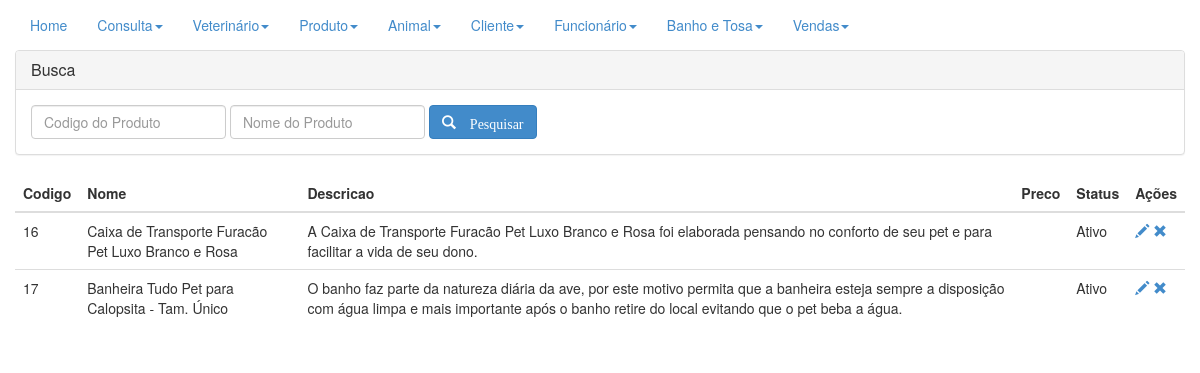
/sourcecode/conProduto.php (signed in), run on an earlier commit of the app's database.
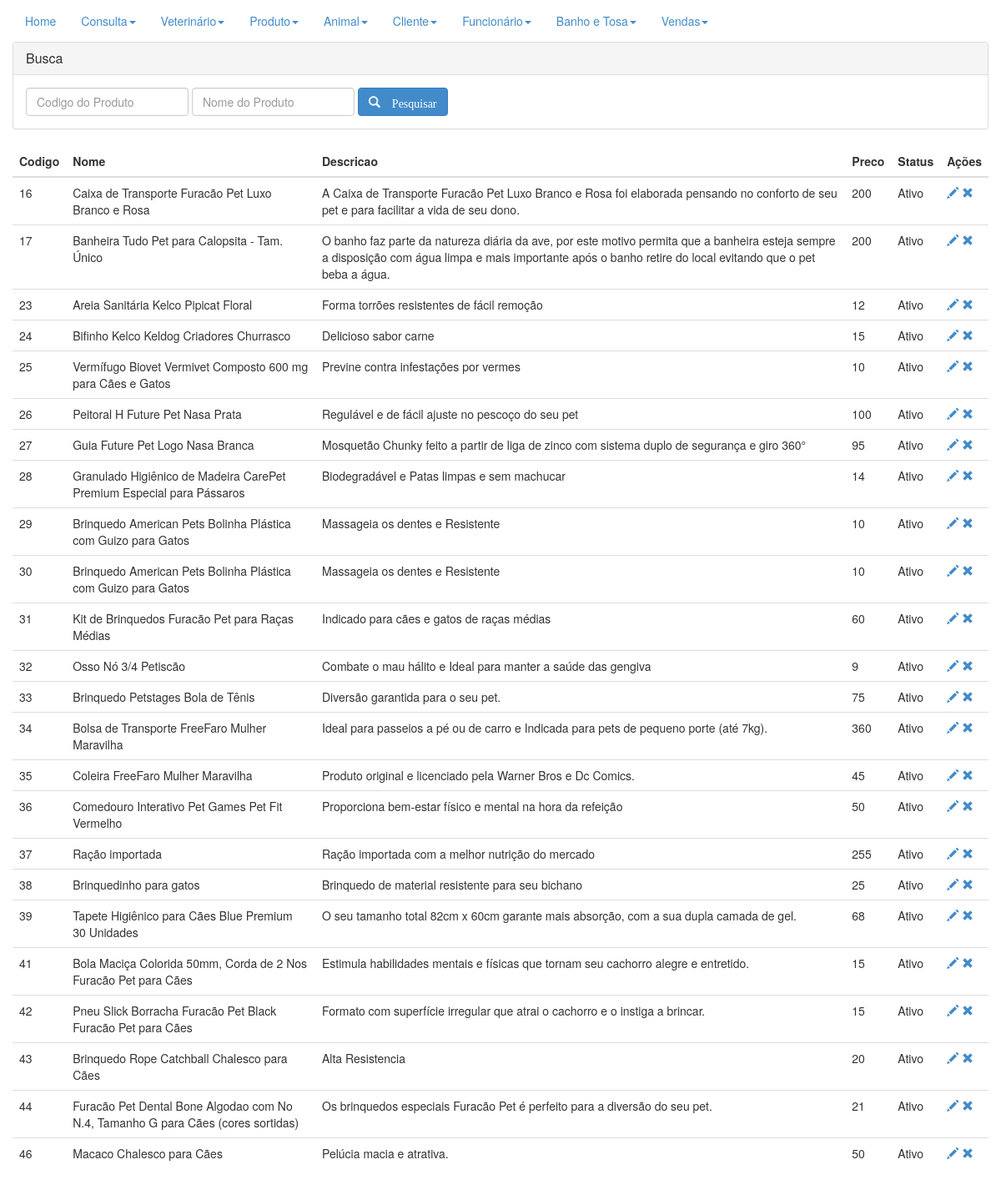
And on a later commit of the database.
### tables this page shows
CREATE TABLE `produto` (
  `codigo_prod` int(11) NOT NULL,
  `nome` varchar(250) NOT NULL,
  `descr` varchar(250) DEFAULT NULL,
  `status` binary(1) DEFAULT '0',
  `preco` float DEFAULT NULL
);

### sourcecode/conProduto.php (the view, shortened to what this page needs)
<!DOCTYPE html>
<html lang="pt_BR">
<head>
  <link rel="stylesheet" type="text/css" href="../CSS/bootstrap.css">
</head>
<body>
<div class="navbar-collapse collapse">
      <ul class="nav navbar-nav navbar-left">
        <li class="active"><a href="home.php">Home</a></li>
        <li class="dropdown ">
          <a href="#" class="dropdown-toggle" data-toggle="dropdown">Consulta<b class="caret"></b></a>
        </li>
        <li class="dropdown ">
          <a href="#" class="dropdown-toggle" data-toggle="dropdown">Veterinário<b class="caret"></b></a>
        </li>
        <li class="dropdown ">
          <a href="#" class="dropdown-toggle" data-toggle="dropdown">Produto<b class="caret"></b></a>
        </li>
        <li class="dropdown">
          <a href="#" class="dropdown-toggle" data-toggle="dropdown">Animal<b class="caret"></b></a>
        </li>
        <li class="dropdown">
          <a href="#" class="dropdown-toggle" data-toggle="dropdown">Cliente<b class="caret"></b></a>
        </li>
        <li class="dropdown">
          <a href="#" class="dropdown-toggle" data-toggle="dropdown">Funcionário<b class="caret"></b></a>
        </li>
        <li class="dropdown">
          <a href="#" class="dropdown-toggle" data-toggle="dropdown">Banho e Tosa<b class="caret"></b></a>
        </li>
        <li class="dropdown">
          <a href="#" class="dropdown-toggle" data-toggle="dropdown">Vendas<b class="caret"></b></a>
        </li>
      </ul>
    </div>
  <div class="container">
    <div class="row">
      <div class="panel-group" id="accordion">
        <div class="panel panel-default">
          <div class="panel-heading">
            <h4 class="panel-title">
              <a data-toggle="collapse" data-parent="#accordion" href="#collapseOne">Busca</a>
            </h4>
          </div>
          <div id="collapseOne" class="panel-collapse collapse in">
            <div class="panel-body">
              <form class="form-inline" method="POST" action="">
                <fieldset>
                  <div class="form-group">
                    <input type="number" class="form-control" name="ibcod" placeholder="Codigo do Produto">
                  </div>
                  <div class="form-group">
                    <input type="text" class="form-control" name="ibnome" placeholder="Nome do Produto">
                  </div>
                  <div class="form-group">
                    <button type="submit" class="btn btn-primary" name="btnPesq">
                      <i class="glyphicon glyphicon-search"> Pesquisar </i>
                    </button>
                  </div>
                </fieldset>
              </form>
            </div>
          </div>
        </div>
      </div>
      <table cellpadding="0" cellspacing="0" class="table">
        <thead>
          <th>Codigo</th>
          <th>Nome</th>
          <th>Descricao</th>
          <th>Preco</th>
          <th>Status</th>
          <th>Ações</th>
        </thead>
        <tbody>
          <?php
					$link = conectar();
					$condicao = "";
					$sql = "SELECT * FROM produto " . $condicao;
					$res = mysqli_query($link,$sql);
					while ($dados = mysqli_fetch_array($res)){
						echo "<tr>";
						echo "<td>".$dados['codigo_prod']."</td>";
						echo "<td>".$dados['nome']."</td>";
						echo "<td>".$dados['descr']."</td>";
						echo "<td>".$dados['preco']."</td>";
						if($dados['status']==1){
							echo "<td><spam>Ativo</spam></td>";
						}else{
							echo "<td><spam>Desativado</spam></td>";
						}
						$id = base64_encode($dados['codigo_prod']);
						echo "<td><a href='frmProduto.php?tela=editar&id=".$id."' title='Editar Produto'> <spam class='glyphicon glyphicon-pencil'> </spam> </a>";
						echo "<a href='frmProduto.php?tela=excluir&id=".$id."' title='Excluir Produto'> <spam class='glyphicon glyphicon-remove'> </spam> </a>";
						echo "</td>";
						echo "</tr>";
					}
					?>
        </tbody>
      </table>
    </div>
  </div>
</body>
</html>

What changed in the data, as far as the page shows it:
changed produto "Caixa de Transporte Furacão Pet Luxo Branco e Rosa": preco (not shown) → "200"
changed produto "Banheira Tudo Pet para Calopsita - Tam. Único": preco (not shown) → "200"
added produto: codigo_prod "23", nome "Areia Sanitária Kelco Pipicat Floral", descr "Forma torrões resistentes de fácil remoção", preco "12", status "Ativo"
added produto: codigo_prod "24", nome "Bifinho Kelco Keldog Criadores Churrasco", descr "Delicioso sabor carne", preco "15", status "Ativo"
added produto: codigo_prod "25", nome "Vermífugo Biovet Vermivet Composto 600 mg para Cães e Gatos", descr "Previne contra infestações por vermes", preco "10", status "Ativo"
added produto: codigo_prod "26", nome "Peitoral H Future Pet Nasa Prata", descr "Regulável e de fácil ajuste no pescoço do seu pet", preco "100", status "Ativo"
added produto: codigo_prod "27", nome "Guia Future Pet Logo Nasa Branca", descr "Mosquetão Chunky feito a partir de liga de zinco com sistema duplo de segurança e giro 360°", preco "95", status "Ativo"
added produto: codigo_prod "28", nome "Granulado Higiênico de Madeira CarePet Premium Especial para Pássaros", descr "Biodegradável e Patas limpas e sem machucar", preco "14", status "Ativo"
added produto: codigo_prod "29", nome "Brinquedo American Pets Bolinha Plástica com Guizo para Gatos", descr "Massageia os dentes e Resistente", preco "10", status "Ativo"
added produto: codigo_prod "30", nome "Brinquedo American Pets Bolinha Plástica com Guizo para Gatos", descr "Massageia os dentes e Resistente", preco "10", status "Ativo"
added produto: codigo_prod "31", nome "Kit de Brinquedos Furacão Pet para Raças Médias", descr "Indicado para cães e gatos de raças médias", preco "60", status "Ativo"
added produto: codigo_prod "32", nome "Osso Nó 3/4 Petiscão", descr "Combate o mau hálito e Ideal para manter a saúde das gengiva", preco "9", status "Ativo"
added produto: codigo_prod "33", nome "Brinquedo Petstages Bola de Tênis", descr "Diversão garantida para o seu pet.", preco "75", status "Ativo"
added produto: codigo_prod "34", nome "Bolsa de Transporte FreeFaro Mulher Maravilha", descr "Ideal para passeios a pé ou de carro e Indicada para pets de pequeno porte (até 7kg).", preco "360", status "Ativo"
added produto: codigo_prod "35", nome "Coleira FreeFaro Mulher Maravilha", descr "Produto original e licenciado pela Warner Bros e Dc Comics.", preco "45", status "Ativo"
added produto: codigo_prod "36", nome "Comedouro Interativo Pet Games Pet Fit Vermelho", descr "Proporciona bem-estar físico e mental na hora da refeição", preco "50", status "Ativo"
added produto: codigo_prod "37", nome "Ração importada", descr "Ração importada com a melhor nutrição do mercado", preco "255", status "Ativo"
added produto: codigo_prod "38", nome "Brinquedinho para gatos", descr "Brinquedo de material resistente para seu bichano", preco "25", status "Ativo"
added produto: codigo_prod "39", nome "Tapete Higiênico para Cães Blue Premium 30 Unidades", descr "O seu tamanho total 82cm x 60cm garante mais absorção, com a sua dupla camada de gel.", preco "68", status "Ativo"
added produto: codigo_prod "41", nome "Bola Maciça Colorida 50mm, Corda de 2 Nos Furacão Pet para Cães", descr "Estimula habilidades mentais e físicas que tornam seu cachorro alegre e entretido.", preco "15", status "Ativo"
added produto: codigo_prod "42", nome "Pneu Slick Borracha Furacão Pet Black Furacão Pet para Cães", descr "Formato com superfície irregular que atrai o cachorro e o instiga a brincar.", preco "15", status "Ativo"
added produto: codigo_prod "43", nome "Brinquedo Rope Catchball Chalesco para Cães", descr "Alta Resistencia", preco "20", status "Ativo"
added produto: codigo_prod "44", nome "Furacão Pet Dental Bone Algodao com No N.4, Tamanho G para Cães (cores sortidas)", descr "Os brinquedos especiais Furacão Pet é perfeito para a diversão do seu pet.", preco "21", status "Ativo"
added produto: codigo_prod "46", nome "Macaco Chalesco para Cães", descr "Pelúcia macia e atrativa.", preco "50", status "Ativo"
